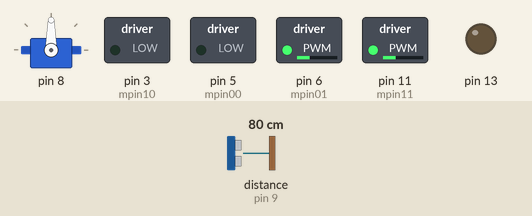
Simulated run of this sketch. Board: Arduino Uno, built with avr-gcc and run on an emulated ATmega328P. Shown: servo, switched loads named in the sketch (green lamp = pin HIGH), output pins drawn as LEDs (lit = HIGH). The test bench sets the inputs (shaded band); at power-on: distance to the obstacle (sensor on pin 9) 80 cm. The echo pulse lasts 58.3 µs per cm; what the sketch prints to the serial monitor is not drawn.

Above: at 1.5 s.
1.6 s: distance to the obstacle (sensor on pin 9) set to 29 cm
3.1 s: distance to the obstacle (sensor on pin 9) set to 24 cm
At 4.0 s:
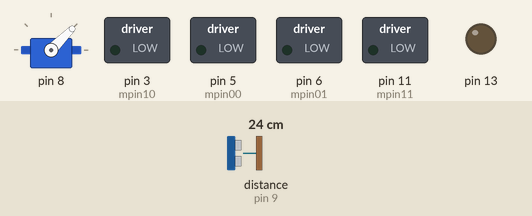
At 4.8 s:
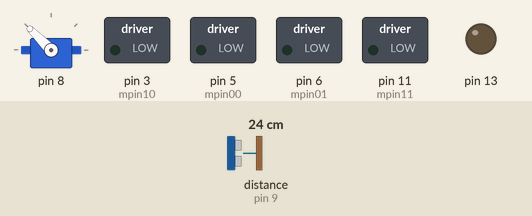
6.1 s: distance to the obstacle (sensor on pin 9) set to 299 cm
At 6.9 s:
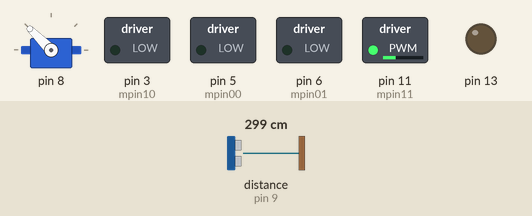
Timing chart, 0 to 9.1 s (numbered marks = the images above; inputs shaded):
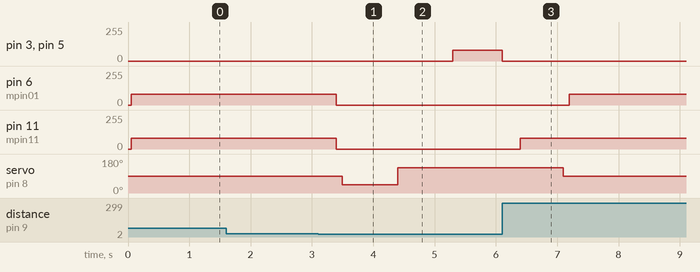

Measured:
- the behaviour switches between 28 and 27 cm on distance to the obstacle (sensor on pin 9) (found by bisection; images 0 and 1)
- after the input at 1.6 s, every drawn part: stays the same
- after the input at 3.1 s, pin 3 (mpin10), pin 5 (mpin00): 0/255 → 80/255 after 2.2 s, → 0/255 0.80 s later; pin 6 (mpin01), pin 11 (mpin11): 80/255 → 0/255 after 0.29 s; servo on pin 8: 90° → 45° after 0.39 s, → 135° 0.90 s later
- after the input at 6.1 s, pin 3 (mpin10), pin 5 (mpin00): stops changing and stays 0/255; pin 6 (mpin01): goes on until 7.2 s, then stays 80/255; pin 11 (mpin11): goes on until 6.4 s, then stays 80/255; servo on pin 8: goes on until 7.1 s, then stays 90°

The sketch:

dan__2_.ino
```cpp
#include <Servo.h>
#include <NewPing.h>
//includem fisierul cu defini?iile pentru tonuri
#define NOTE_G6 1568

//-----------------------------------------------------DEFINIE----------------------------------------------------------------------------
// Pinii motor 1
#define mpin00 5
#define mpin01 6
// Pinii motor 2
#define mpin10 3
#define mpin11 11
#define TRIGGER_PIN  2     // Arduino pin tied to trigger pin on the ultrasonic sensor.
#define ECHO_PIN     9    // Arduino pin tied to echo pin on the ultrasonic sensor.
#define MAX_DISTANCE 250 // Maximum distance we want to ping for (in centimeters). Maximum sensor distance is rated at 250cm.
#define vit 80          //stabilita in urma testelor, pentru alimentarea de la cablu
//-----------------------------------------------------DEFINIE----------------------------------------------------------------------------

Servo srv;
NewPing sonar(TRIGGER_PIN, ECHO_PIN, MAX_DISTANCE);

//int noteDurations[] = {3,4,4,4};

void setup() {
  pinMode(13, OUTPUT);
  playWithServo(8);
  Serial.begin(115200);

 digitalWrite(mpin00, 0);// configurarea pinilor motor ca iesire, initial valoare 0
 digitalWrite(mpin01, 0);// configurarea pinilor motor ca iesire, initial valoare 0
 digitalWrite(mpin10, 0);// configurarea pinilor motor ca iesire, initial valoare 0
 digitalWrite(mpin11, 0);// configurarea pinilor motor ca iesire, initial valoare 0

 pinMode (mpin00, OUTPUT);
 pinMode (mpin01, OUTPUT);
 pinMode (mpin10, OUTPUT);
 pinMode (mpin11, OUTPUT);

 pinMode(13, OUTPUT);

 StartMotor (mpin00, mpin01, 0, vit);
 StartMotor (mpin10, mpin11, 0, vit);

 int distt = ping_citire();    // Get Ping Distance.
 delay(100);               // Wait for 100ms.
}


// Functie pentru controlul unui motor
// Intrare: pinii m1 si m2, directia si viteza
void StartMotor (int m1, int m2, int forward, int speed)
{
  if (speed == 0) // oprire
 {
    digitalWrite(m1, 0);
    digitalWrite(m2, 0);
 }
 else
 {
 if (forward)
 {
    digitalWrite(m2, 0);
    analogWrite (m1, speed); // folosire PWM
 }
 else
 {
    digitalWrite(m1, 0);
    analogWrite(m2, speed);
 }
 }
}

// Executa oprire motoare, urmata de delay
void delayStopped(int ms)
{
 StartMotor (mpin00, mpin01, 0, 0); //opresc motorul, dandu-i 0 la ultimul parametru ce reprezinta viteza
 StartMotor (mpin10, mpin11, 0, 0);//opresc motorul, dandu-i 0 la ultimul parametru ce reprezinta viteza
 delay(ms);                       //cat sa dureze oprirea motorului in milisecunde
}

void playWithServo(int pin)//aceasta functie va readuce pozitia motorului serva la 90 de grade, adica directia inainte
{
 srv.attach(pin); //atasam pinul
 srv.write(90);  //trimitem unghiul la care vrem sa ajunga motorul
 delay(50);
 srv.detach(); //detasam pinul
}

void uitate_stanga(int pin){//aceasta functie va duce pozitia motorului serva la 45 de grade, adica directia stanga
  srv.attach(pin);//atasam pinul
  srv.write(45); //trimitem unghiul la care vrem sa ajunga motorul
  delay(500);
  srv.detach();//detasam pinul
}


void uitate_dreapta( int pin){//aceasta functie va duce pozitia motorului serva la 135 de grade, adica directia dreapta
  srv.attach(pin);//atasam pinul
  srv.write(135);//trimitem unghiul la care vrem sa ajunga motorul
  delay(500);
  srv.detach();//detasam pinul
}


int ping_citire(){ //cu aceasta functie citim distanta returnata de senzorul ultrasonic atasat la servo
  int cm = sonar.ping_cm(); //aceasta functie converteste ceea ce primeste de la senzor in centrimetri
  delay(200);
  Serial.print("cm: ");
  Serial.println(cm);
  if (cm == 0)// se mai intampla sa apara erori de citire, iar atunci facem ca robotul sa NU se opreasca, dandu i distanta maxima
  {
    cm = 250; //distanta maxima calculata de senzor (declarata sus in sectiunea ---DEFINE----)
    Serial.print("EROARE CITIRE! ");
  }
  return cm;
}

void daibataie(int del){//aceasta functie face ca robotul sa mearga inainte cu viteza declarata in sectiunea --DEFINE----
   StartMotor (mpin00, mpin01, 0, vit);//StartMotor (mpin00, mpin01, 0, vit+40); vit 150 baterii
   StartMotor (mpin10, mpin11, 0, vit);
   delay(del);
}


void mergi_inapoi(){//aceasta functie face ca robotul sa mearga inapoi cu viteza declarata in sectiunea --DEFINE----
   StartMotor (mpin00, mpin01, 1, vit);//parametrul al III-lea stabileste directia in care merge robotul: 1 -> inapoi
   StartMotor (mpin10, mpin11, 1, vit);//                                                                 0 -> inainte
 }


void mergi_stanga(){//aceasta functie face ca robotul sa mearga la stanga cu viteza declarata in sectiunea --DEFINE----
   StartMotor (mpin00, mpin01, 0, vit); //motorul din drepta merge
   StartMotor (mpin10, mpin11, 0, 0);  //motorul din stanga sta
   delay(500);                        //va merge in stanga jumatate de secunda
 }

 void mergi_dreapta(){//aceasta functie face ca robotul sa mearga la dreapta cu viteza declarata in sectiunea --DEFINE----
   StartMotor (mpin00, mpin01, 0, 0);    //motorul din dreapta sta
   StartMotor (mpin10, mpin11, 0, vit); //motorul din stanga merge
   delay(500);                         //va merge in dreapta jumatate de secunda
 }

void loop() {

 daibataie(50);           //merge robotul in fata
 int dist = 50;          //dam o valoare initiala a distantei dintre robot si obstacol
 dist = ping_citire();  //citim distanta
 Serial.println(dist); //afisam distanta in Serial Monitor
 daibataie(50);       //merge robotul in fata pentru ca atunci cand citeste distanta, se opreste

 if(dist < 28 )     //daca distanta e mai mica decat cea stabilita, 28, robotul se va opri si va merge in alta directie
 {

        delayStopped(100); //robotul se opreste

        //---------------------------------------------STANGA------------------------------------------
        uitate_stanga(8);
        delay(100);
        int distance_left = ping_citire();
        Serial.print("Stanga: ");
        Serial.print(distance_left);
        delay(100);
        //---------------------------------------------STANGA------------------------------------------

        //---------------------------------------------DREAPTA------------------------------------------

        uitate_dreapta(8);
        delay(100);
        int distance_right = ping_citire();
        Serial.print("Dreapta: ");
        Serial.print(distance_right);
        delay(100);
        //---------------------------------------------DREAPTA------------------------------------------

       if(distance_right >= distance_left ) //daca distanta din dreapta e mai mare decat ce din stanga
       {
            mergi_inapoi();      //masina merge inapoi
            delay(800);         //0,8 secunde
            delayStopped(300); //sta oprita 0,3 secunde
            mergi_dreapta();  //merge in dreapta
            delay(100);
       }
       else //daca distanta din stanta e mai mare decat ce din dreapta
       {
          mergi_inapoi();      //masina merge inapoi
          delay(800);         //0,8 secunde
          delayStopped(300); //sta oprita 0,3 secunde
          mergi_stanga();   //merge in stanga
          delay(100);

       }
      delay(100);
      playWithServo(8); //"privirea" robotului este inainte(90 de grade)
      delay(50);
      daibataie(50);//robotul merge in fata
 }
}
```
